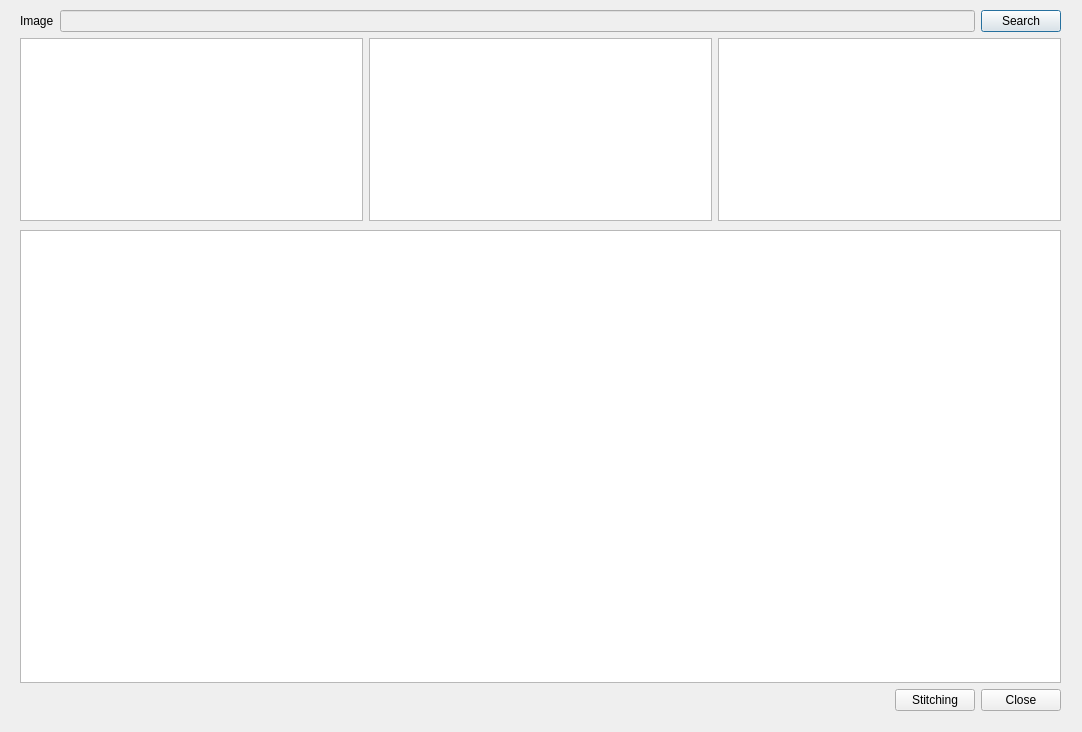
<?xml version="1.0" encoding="UTF-8"?>
<ui version="4.0">
 <class>Image_stitching</class>
 <widget class="QDialog" name="Image_stitching">
  <property name="geometry">
   <rect>
    <x>0</x>
    <y>0</y>
    <width>1082</width>
    <height>732</height>
   </rect>
  </property>
  <property name="sizePolicy">
   <sizepolicy hsizetype="Preferred" vsizetype="Preferred">
    <horstretch>0</horstretch>
    <verstretch>0</verstretch>
   </sizepolicy>
  </property>
  <property name="windowTitle">
   <string>Image Stitching</string>
  </property>
  <widget class="QWidget" name="">
   <property name="geometry">
    <rect>
     <x>20</x>
     <y>10</y>
     <width>1041</width>
     <height>211</height>
    </rect>
   </property>
   <layout class="QGridLayout" name="gridLayout_4">
    <item row="0" column="0">
     <layout class="QGridLayout" name="gridLayout_3">
      <item row="0" column="0">
       <widget class="QLabel" name="label">
        <property name="text">
         <string>Image</string>
        </property>
       </widget>
      </item>
      <item row="0" column="1">
       <widget class="QLineEdit" name="imageFile_stitching">
        <property name="enabled">
         <bool>false</bool>
        </property>
       </widget>
      </item>
      <item row="0" column="2">
       <widget class="QPushButton" name="searchImage_stitching">
        <property name="text">
         <string>Search</string>
        </property>
       </widget>
      </item>
     </layout>
    </item>
    <item row="1" column="0">
     <layout class="QGridLayout" name="gridLayout_2">
      <item row="0" column="0">
       <widget class="QGraphicsView" name="inputView1">
        <property name="maximumSize">
         <size>
          <width>16777215</width>
          <height>200</height>
         </size>
        </property>
       </widget>
      </item>
      <item row="0" column="1">
       <widget class="QGraphicsView" name="inputView2">
        <property name="maximumSize">
         <size>
          <width>16777215</width>
          <height>200</height>
         </size>
        </property>
       </widget>
      </item>
      <item row="0" column="2">
       <widget class="QGraphicsView" name="inputView3">
        <property name="maximumSize">
         <size>
          <width>16777215</width>
          <height>200</height>
         </size>
        </property>
       </widget>
      </item>
     </layout>
    </item>
   </layout>
  </widget>
  <widget class="QWidget" name="">
   <property name="geometry">
    <rect>
     <x>20</x>
     <y>230</y>
     <width>1041</width>
     <height>481</height>
    </rect>
   </property>
   <layout class="QGridLayout" name="gridLayout_5">
    <item row="0" column="0">
     <widget class="QGraphicsView" name="stitching_result">
      <property name="sizePolicy">
       <sizepolicy hsizetype="Expanding" vsizetype="Expanding">
        <horstretch>0</horstretch>
        <verstretch>0</verstretch>
       </sizepolicy>
      </property>
     </widget>
    </item>
    <item row="1" column="0">
     <layout class="QGridLayout" name="gridLayout">
      <item row="0" column="0">
       <spacer name="horizontalSpacer">
        <property name="orientation">
         <enum>Qt::Horizontal</enum>
        </property>
        <property name="sizeHint" stdset="0">
         <size>
          <width>838</width>
          <height>20</height>
         </size>
        </property>
       </spacer>
      </item>
      <item row="0" column="1">
       <widget class="QPushButton" name="transf_button">
        <property name="text">
         <string>Stitching</string>
        </property>
       </widget>
      </item>
      <item row="0" column="2">
       <widget class="QPushButton" name="closeGUI">
        <property name="text">
         <string>Close</string>
        </property>
       </widget>
      </item>
     </layout>
    </item>
   </layout>
  </widget>
 </widget>
 <resources/>
 <connections/>
</ui>
